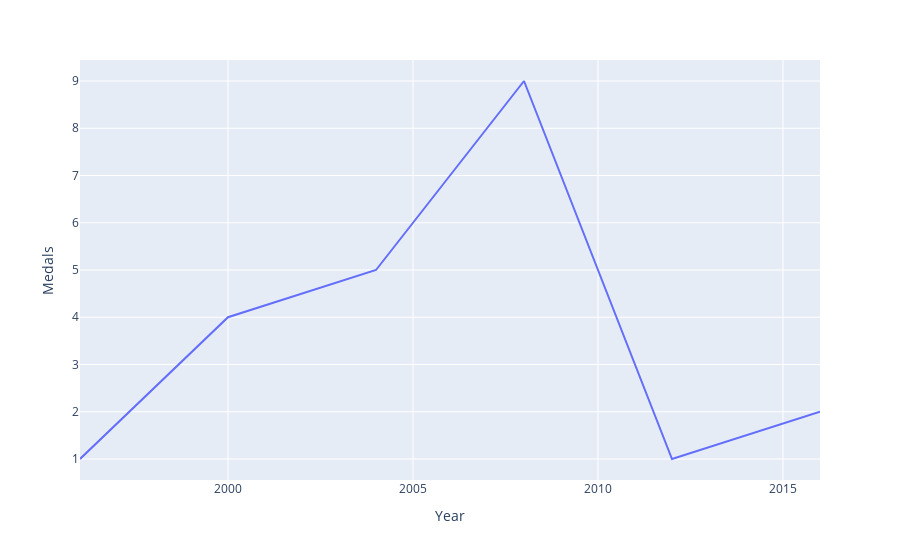

The notebook cell saved with this chart:
### Markdown cell above
Now we insert this data into our general formula:

`px.chart_type(data, arguments)`

### Code cell
px.line(data_frame = df, x = "Year" , y = "Medals")

### Figure 1 — Plotly figure (JSON) as saved in the notebook; plotly's stock layout.template omitted (floating-point values rounded to 4 significant figures)
{"data": [{"hovertemplate": "Year=%{x}<br>Medals=%{y}<extra></extra>", "legendgroup": "", "line": {"color": "#636efa", "dash": "solid"}, "marker": {"symbol": "circle"}, "mode": "lines", "name": "", "orientation": "v", "showlegend": false, "type": "scatter", "x": [1996, 2000, 2004, 2008, 2012, 2016], "xaxis": "x", "y": [1, 4, 5, 9, 1, 2], "yaxis": "y"}], "layout": {"legend": {"tracegroupgap": 0}, "margin": {"t": 60}, "xaxis": {"anchor": "y", "domain": [0, 1], "title": {"text": "Year"}}, "yaxis": {"anchor": "x", "domain": [0, 1], "title": {"text": "Medals"}}}}
